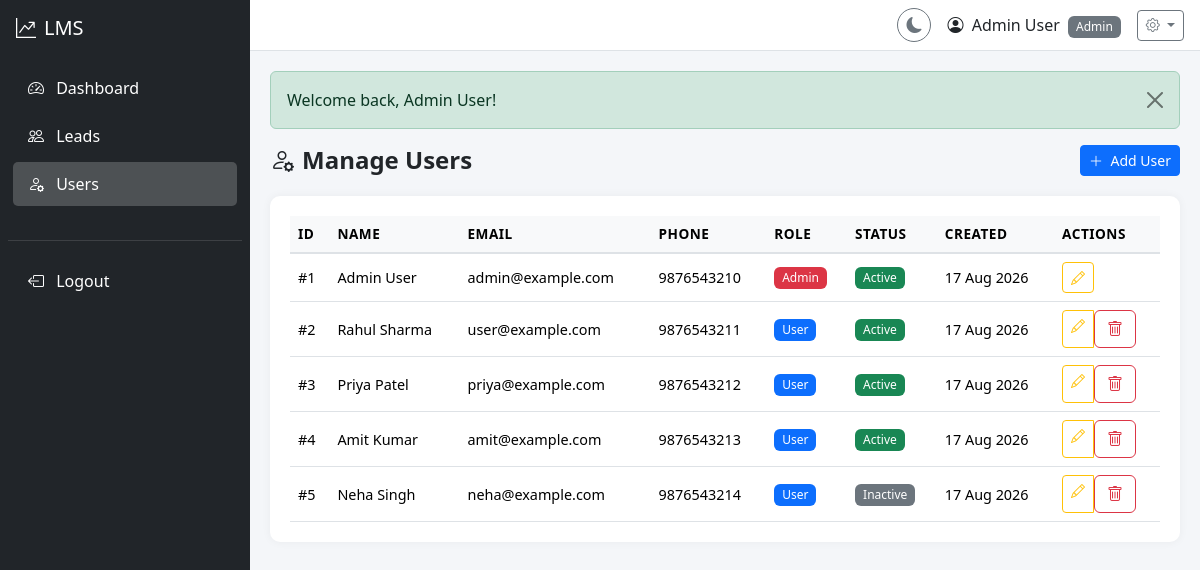
Screenshot of /admin/users/index.php (signed in) with the database file from the repository.
### tables this page shows
CREATE TABLE `users` (
    `id` INT UNSIGNED NOT NULL AUTO_INCREMENT,
    `name` VARCHAR(100) NOT NULL,
    `email` VARCHAR(150) NOT NULL,
    `password` VARCHAR(255) NOT NULL,
    `phone` VARCHAR(20) DEFAULT NULL,
    `role` ENUM('admin','user') NOT NULL DEFAULT 'user',
    `status` ENUM('active','inactive') NOT NULL DEFAULT 'active',
    `created_at` DATETIME NOT NULL DEFAULT CURRENT_TIMESTAMP,
    `updated_at` DATETIME NOT NULL DEFAULT CURRENT_TIMESTAMP ON UPDATE CURRENT_TIMESTAMP,
    PRIMARY KEY (`id`),
    UNIQUE KEY `uk_users_email` (`email`),
    KEY `idx_users_role` (`role`),
    KEY `idx_users_status` (`status`)
);

### includes/functions.php (called while the page is built, shortened)
<?php
function escape($input) {
    return htmlspecialchars($input, ENT_QUOTES, 'UTF-8');
}
function getFlashMessage() {
    if (isset($_SESSION['flash_message'])) {
        $flash = $_SESSION['flash_message'];
        return $flash;
    }
    return null;
}
function formatDate($date) {
    return date('d M Y', strtotime($date));
}

### admin/users/index.php (the view, shortened to what this page needs)
<?php
$db = getDBConnection();
$stmt = $db->prepare("SELECT * FROM users ORDER BY created_at DESC");
$stmt->execute();
$users = $stmt->fetchAll();
require_once __DIR__ . '/../../includes/header.php';
require_once __DIR__ . '/../../includes/sidebar.php';
?>
<div class="content-wrapper">
    <?php require_once __DIR__ . '/../../includes/navbar.php'; ?>
    <div class="content">
        <?php $flash = getFlashMessage(); if ($flash): ?>
        <div class="alert alert-<?= $flash['type'] === 'error' ? 'danger' : $flash['type'] ?> alert-dismissible fade show" role="alert">
            <?= escape($flash['message']) ?>
            <button type="button" class="btn-close" data-bs-dismiss="alert"></button>
        </div>
        <?php endif; ?>
        <div class="page-header">
            <h4><i class="bi bi-person-gear me-2"></i>Manage Users</h4>
            <a href="/LeadManagement/admin/users/create.php" class="btn btn-primary btn-sm">
                <i class="bi bi-plus-lg me-1"></i> Add User
            </a>
        </div>
        <div class="table-container">
            <div class="table-responsive">
                <table class="table table-hover mb-0">
                    <thead>
                        <tr>
                            <th>ID</th>
                            <th>Name</th>
                            <th>Email</th>
                            <th>Phone</th>
                            <th>Role</th>
                            <th>Status</th>
                            <th>Created</th>
                            <th>Actions</th>
                        </tr>
                    </thead>
                    <tbody>
                        <?php if (empty($users)): ?>
                        <tr><td colspan="8" class="text-center text-muted py-4">No users found.</td></tr>
                        <?php else: ?>
                        <?php foreach ($users as $u): ?>
                        <tr>
                            <td>#<?= $u['id'] ?></td>
                            <td class="fw-medium"><?= escape($u['name']) ?></td>
                            <td><?= escape($u['email']) ?></td>
                            <td><?= escape($u['phone'] ?? '-') ?></td>
                            <td><span class="badge bg-<?= $u['role'] === 'admin' ? 'danger' : 'primary' ?>"><?= ucfirst($u['role']) ?></span></td>
                            <td><span class="badge bg-<?= $u['status'] === 'active' ? 'success' : 'secondary' ?>"><?= ucfirst($u['status']) ?></span></td>
                            <td><?= formatDate($u['created_at']) ?></td>
                            <td>
                                <div class="btn-group btn-group-sm">
                                    <a href="/LeadManagement/admin/users/edit.php?id=<?= $u['id'] ?>" class="btn btn-outline-warning" title="Edit"><i class="bi bi-pencil"></i></a>
                                    <?php if ($u['id'] != $_SESSION['user_id']): ?>
                                    <form method="POST" action="/LeadManagement/admin/users/delete.php" class="delete-form d-inline" style="margin:0;">
                                        <button type="submit" class="btn btn-outline-danger" title="Delete" onclick="return confirmDelete('Are you sure you want to delete this user?')"><i class="bi bi-trash"></i></button>
                                    </form>
                                    <?php endif; ?>
                                </div>
                            </td>
                        </tr>
                        <?php endforeach; ?>
                        <?php endif; ?>
                    </tbody>
                </table>
            </div>
        </div>
    </div>
</div>
<?php require_once __DIR__ . '/../../includes/footer.php'; ?>

### assets/css/style.css (style rules this page uses)
* { margin: 0; padding: 0; box-sizing: border-box; }
body { font-family: 'Segoe UI', Tahoma, Geneva, Verdana, sans-serif; background-color: #f4f6f9; overflow-x: hidden; transition: background-color 0.3s, color 0.3s; }
.content-wrapper { margin-left: 250px; width: calc(100% - 250px); min-height: 100vh; transition: all 0.3s; }
.content { padding: 20px; }
.table-container { background: white; border-radius: 10px; padding: 20px; box-shadow: 0 0 10px rgba(0, 0, 0, 0.05); }
.table thead th { background-color: #f8f9fa; border-bottom: 2px solid #dee2e6; font-weight: 600; font-size: 0.85rem; text-transform: uppercase; letter-spacing: 0.5px; white-space: nowrap; }
.table td { vertical-align: middle; font-size: 0.9rem; }
.page-header { display: flex; justify-content: space-between; align-items: center; margin-bottom: 20px; flex-wrap: wrap; gap: 10px; }
.page-header h4 { margin: 0; font-weight: 600; }
.badge { font-weight: 500; font-size: 0.75rem; padding: 5px 8px; }
.alert { animation: fadeInDown 0.3s ease; }

### rows the page displays
users: id "1", name "Admin User", email "admin@example.com", phone "9876543210", role "Admin", status "Active", created_at "17 Aug 2026"
users: id "2", name "Rahul Sharma", email "user@example.com", phone "9876543211", role "User", status "Active", created_at "17 Aug 2026"
users: id "3", name "Priya Patel", email "priya@example.com", phone "9876543212", role "User", status "Active", created_at "17 Aug 2026"
users: id "4", name "Amit Kumar", email "amit@example.com", phone "9876543213", role "User", status "Active", created_at "17 Aug 2026"
users: id "5", name "Neha Singh", email "neha@example.com", phone "9876543214", role "User", status "Inactive", created_at "17 Aug 2026"

### other values shown
$_SESSION['user_name'] "Admin User"
$_SESSION['user_role'] "Admin"
$flash['message'] "Welcome back, Admin User!"
